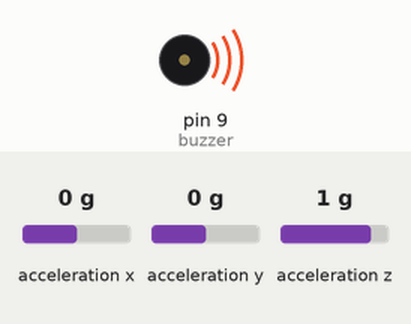
Recording of a sketch running on a simulated Arduino Uno, built with avr-gcc and run on an emulated ATmega328P. Shown: buzzer (waves = sounding). The inputs (shaded band) are chosen by the test bench; at power-on: acceleration x 0 g, acceleration y 0 g, acceleration z 1 g. The modem accepts every AT command (registered, SIM ready, sends succeed) and sends nothing else; what the sketch prints to the serial monitor is not drawn.

Above: at 2.5 s.
At 4.7 s:
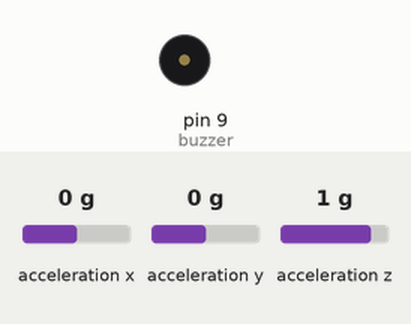
Timing chart, 0 to 7.7 s (numbered marks = the images above):
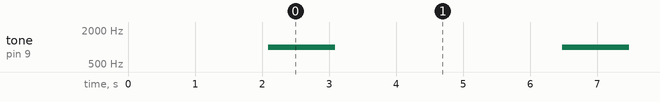

The sketch:

adxl_sim800_basic.ino
```cpp
#include <Wire.h>
#include <Adafruit_Sensor.h>
#include <Adafruit_ADXL345_U.h>
#include <SoftwareSerial.h>

#define ADXL345_ADDRESS (0x53) // ADXL345 sensor I2C address
#define buzzer 9 // Define the pin number for the buzzer
#define MIN_X -8   // Minimum threshold for x-axis
#define MAX_X 8    // Maximum threshold for x-axis
#define MIN_Y -8    // Minimum threshold for y-axis
#define MAX_Y 8    // Maximum threshold for y-axis
#define MIN_Z 4    // Minimum threshold for z-axis
#define MAX_Z 15    // Maximum threshold for z-axis

#define SIM800_TX_PIN 2
#define SIM800_RX_PIN 3
#define PHONE_NUMBER "<YOUR_PHONE_NUMBER>" // Change to your phone number

Adafruit_ADXL345_Unified accel = Adafruit_ADXL345_Unified(ADXL345_ADDRESS);
SoftwareSerial mySerial(SIM800_TX_PIN, SIM800_RX_PIN);

void setup() {
  Serial.begin(9600);
  while (!Serial);

  mySerial.begin(9600);
  Serial.println("Initializing SIM800C...");
  delay(1000);
  mySerial.println("AT");
  delay(1000);
  mySerial.println("SIM800C initialized.");

  Serial.println("Initializing ADXL345...");
  if (!accel.begin()) {
    Serial.println("Couldn't find ADXL345 sensor");
    while (1);
  }
  Serial.println("ADXL345 sensor found!");
  accel.setRange(ADXL345_RANGE_16_G);
}

void loop() {
  sensors_event_t event;
  accel.getEvent(&event);

  float x = event.acceleration.x + 2.59;
  float y = event.acceleration.y + 4.41;
  float z = event.acceleration.z - 22.4;

  Serial.print("Acceleration (X, Y, Z): ");
  Serial.print(x);
  Serial.print(", ");
  Serial.print(y);
  Serial.print(", ");
  Serial.println(z);

  if (x < MIN_X || x > MAX_X || y < MIN_Y || y > MAX_Y || z < MIN_Z || z > MAX_Z) {
    Serial.println("Out of range! Buzzing the buzzer...");
    tone(buzzer, 1000); // Generate sound
    delay(1000); // Sound duration
    noTone(buzzer); // Stop sound
    delay(1000); // Pause before sending SMS
    sendSMS();
  }
  delay(1000); // Delay for stability
}

void sendSMS() {
  mySerial.println("AT+CMGF=1"); // Set SMS mode to text
  delay(100);
  mySerial.print("AT+CMGS=\""); // Start SMS sending command
  mySerial.print(PHONE_NUMBER); // Set the phone number
  mySerial.println("\"");
  delay(100);
  mySerial.println("test 123 test 123 "); // SMS content
  delay(100);
  mySerial.println((char)26); // End SMS
  delay(1000); // Wait for SMS to send
}
```

Measured:
- by itself, tone on pin 9 (buzzer): alternates 1000 Hz for 1.0 s and silent for 3.4 s
